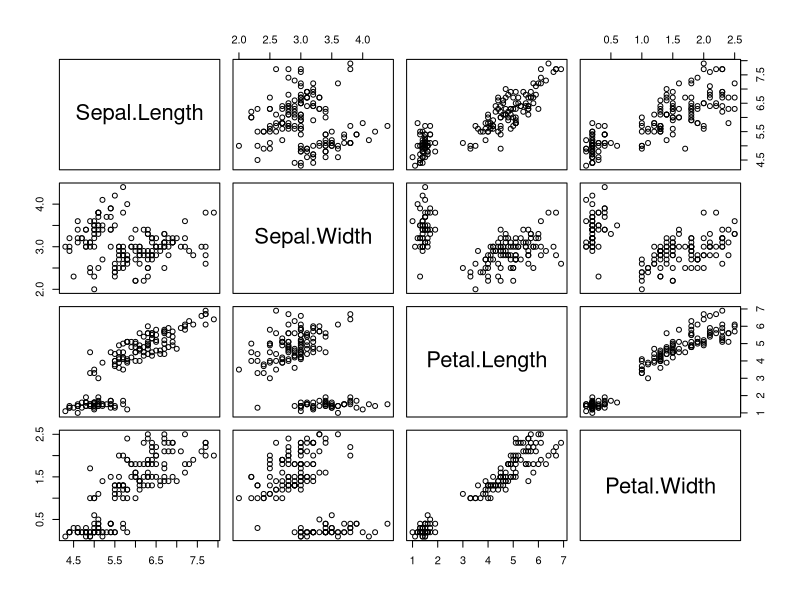
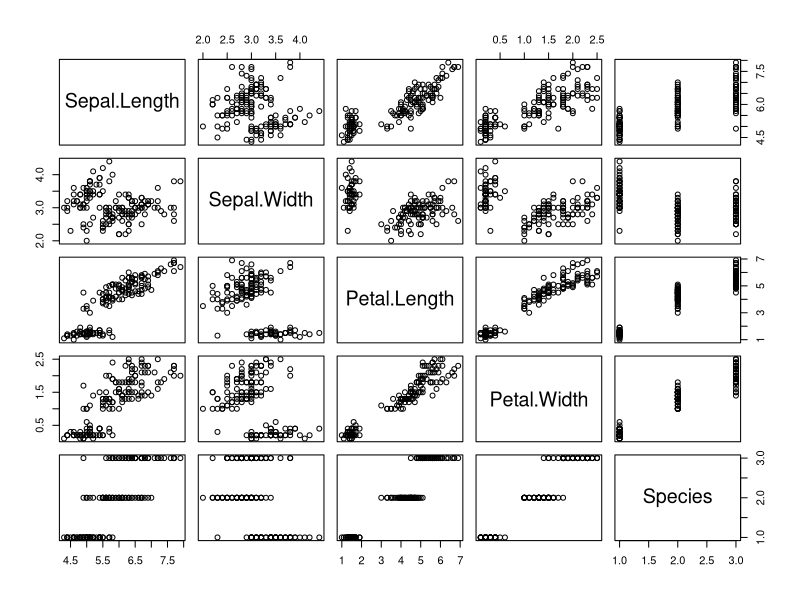
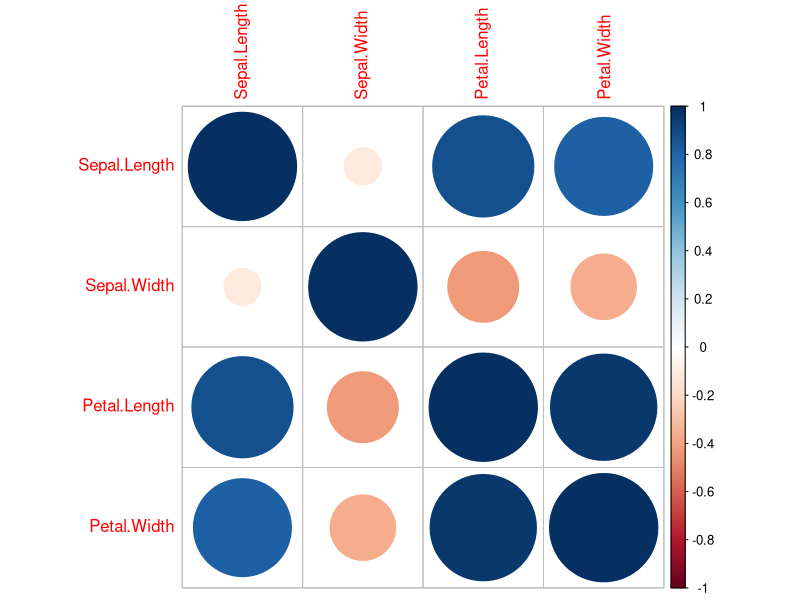

Write the R code that produced these figures, in order.

head(iris)
str(iris)

# par(mfrow=c(2,2), mar=c(1,1,1,1))
plot(iris[,-5])
plot(iris)  # factor에 대해서도 plot 가능

library(corrplot)
iris_cor <- cor(iris[,-5])
iris_cor
corrplot(iris_cor)


?par
?cor
?corrplot

??Freq



?summary
head(attenu)
summary(iris)
table(iris$Species)
